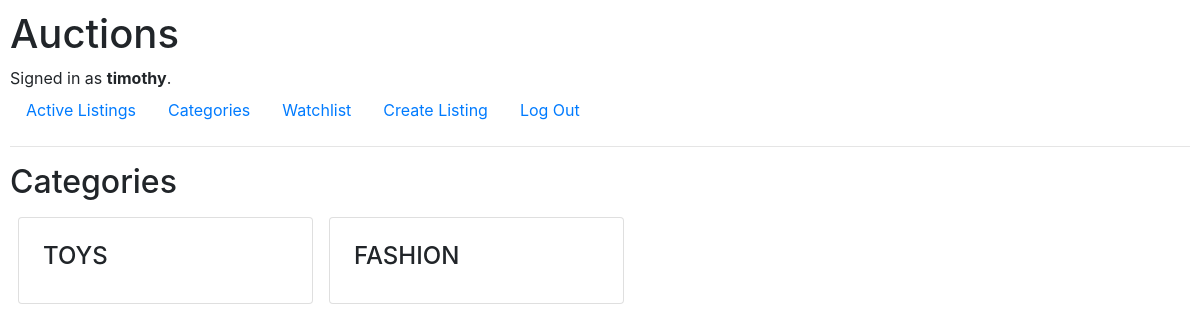
The page /categories (signed in) on the database its author committed.
### auctions/models.py (models this page shows, shortened)
class User(AbstractUser):
    pass

class Listing(models.Model):
    seller = models.ForeignKey(User, on_delete=models.CASCADE)
    title = models.CharField(max_length=64)
    description = models.CharField(max_length=128)
    listing_img = models.ImageField(blank=True, null=True, upload_to='products/images/')
    start_bid = models.DecimalField(decimal_places=2, max_digits=12,  validators=[MinValueValidator(0.00)])
    url = models.URLField(max_length=200)
    category = models.CharField(max_length=64, choices=CATEGORY_CHOICES)
    watchers = models.ManyToManyField(User, blank=True, related_name='watchlist')
    create_time = models.DateTimeField(auto_now_add=True)

### auctions/views.py (the view)
# urls.py: path("categories", views.categories, name='categories'),
def categories(request):
    categories = Listing.objects.all().values("category").distinct()
    return render(request, 'auctions/categories.html', {"categories": [x['category'] for x in categories]})

### auctions/templates/auctions/categories.html
{% extends "auctions/layout.html" %} it
{% block body %}
    <h2>Categories</h2>
    <div class="d-flex flex-wrap">
        {% for category in categories %}
        <div class="card p-4 m-2 col-lg-3 col-md-4 col-sm-12" onclick='location.href="{% url 'category' category %}"'>
            <h4 id='listing-title' class='listing-box'>{{ category }}</h4>
        </div>
        {% endfor %}
    </div>
{% endblock %}

### auctions/templates/auctions/layout.html (shortened to what this page needs)
{% load static %}
<!DOCTYPE html>
<html lang="en">
    <head>
        <link rel="stylesheet" href="https://stackpath.bootstrapcdn.com/bootstrap/4.4.1/css/bootstrap.min.css">
        <link href="{% static 'auctions/styles.css' %}" rel="stylesheet">
    </head>
    <body>
        <h1>Auctions</h1>
        <div>
            {% if user.is_authenticated %}
                Signed in as <strong>{{ user.username }}</strong>.
            {% else %}
                Not signed in.
            {% endif %}
        </div>
        <ul class="nav">
            <li class="nav-item">
                <a class="nav-link" href="{% url 'index' %}">Active Listings</a>
            </li>
            <li class="nav-item">
                    <a class="nav-link" href="{% url 'categories' %}">Categories</a>
            </li>
            {% if user.is_authenticated %}
                <li class="nav-item">
                    <a class="nav-link" href="{% url 'watchlist' %}">Watchlist</a>
                </li>
                <li class="nav-item">
                    <a class="nav-link" href="{% url 'create_listing' %}">Create Listing</a>
                </li>
                <li class="nav-item">
                    <a class="nav-link" href="{% url 'logout' %}">Log Out</a>
                </li>
            {% endif %}
        </ul>
        <hr>
        {% block body %}
        {% endblock %}
    </body>
</html>

### auctions/static/auctions/styles.css (style rules this page uses)
body { padding: 10px; }

### rows shown on the page
User: username "timothy"
Listing: category "TOYS"
Listing: category "FASHION"
